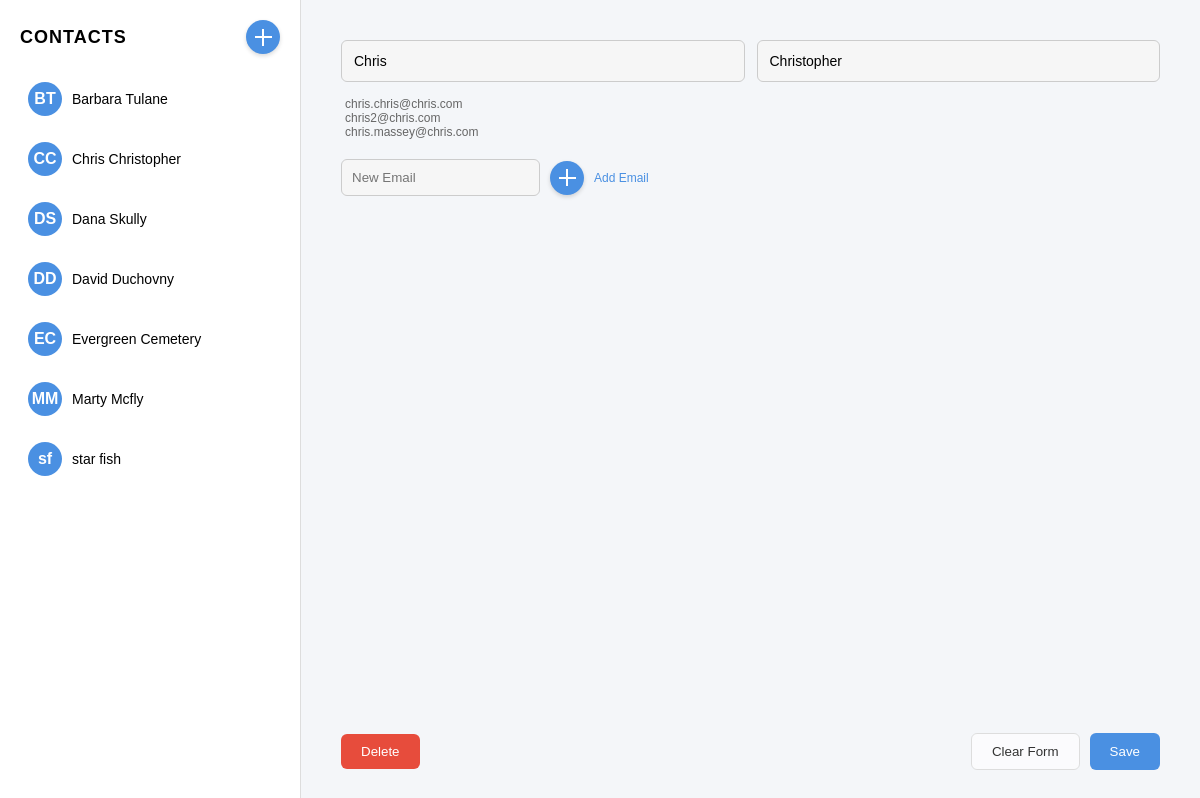
The app's page /contact/3/ with its own data.
### address_book/models.py (models this page shows, shortened)
class Contact(models.Model):
    first_name = models.CharField(max_length=100)
    last_name = models.CharField(max_length=100)

class Email(models.Model):
    contact = models.ForeignKey(Contact, on_delete=models.CASCADE, related_name="emails")
    email = models.EmailField()

### address_book/views.py (the view, shortened to what this page needs)
# urls.py: path('', views.address_book_view, name='address_book'),
def address_book_view(request, contact_id=None):
    selected_contact = None
    emails = []
    if contact_id:
        selected_contact = get_object_or_404(Contact, id=contact_id)
        emails = selected_contact.emails.all()
        form = ContactForm(instance=selected_contact)
    else:
        form = ContactForm()
    contacts = Contact.objects.all().order_by("first_name", "last_name")
    return render(
        request,
        "address_book/address_book.html",
        {
            "contacts": contacts,
            "form": form,
            "selected_contact": selected_contact,
            "emails": emails,
        },
    )

### address_book/forms.py
class ContactForm(forms.ModelForm):
    email = forms.EmailField(required=False)
    class Meta:
        model = Contact
        fields = ['first_name', 'last_name', 'email']

### address_book/templates/address_book/address_book.html (shortened to what this page needs)
<!DOCTYPE html>
<html lang="en">
<head>
</head>
<body>
<div class="sidebar">
  <div class="sidebar-header">
    <h2>CONTACTS</h2>
      <button type="reset" form="contact-form" class="circle-plus" title="New Contact"></button>
  </div>
  {% for contact in contacts %}
    <a href="{% url 'contact_detail' contact.id %}" class="contact">
      <div class="contact-circle">{{ contact.first_name|slice:":1" }}{{ contact.last_name|slice:":1" }}</div>
      <div class="contact-name">{{ contact.first_name }} {{ contact.last_name }}</div>
    </a>
  {% empty %}
    <p>No contacts yet.</p>
  {% endfor %}
</div>
<form id="contact-form" method="POST" class="main">
  <div class="name-row">
    {{ form.first_name }}
    {{ form.last_name }}
  </div>
  <div class="contact-emails">
    {% for email in emails %}
      <div>{{ email.email }}</div>
    {% endfor %}
  </div>
  <div class="add-email-container">
    <input type="email" name="email" placeholder="New Email">
    {% if selected_contact %}
      <button type="submit" name="add_email" class="circle-plus"></button>
      <span class="add-email-label">Add Email</span>
    {% endif %}
  </div>
  <div class="action-buttons">
    {% if selected_contact %}
      <button type="submit" name="delete_contact" class="delete-btn">Delete</button>
    {% endif %}
    <div class="right-buttons">
      <button type="reset" class="cancel-btn">Clear Form</button>
      <button type="submit" name="save_contact" class="save-btn">Save</button>
    </div>
  </div>
</form>
</body>

### address_book/templates/address_book/address_book.html (style rules this page uses)
body { margin:0; font-family:Arial, Helvetica, sans-serif; background:#f4f6f9; display:flex; height:100vh; }
:root { --primary-blue:#4a90e2; --primary-blue-hover:#357ab8; }
.sidebar { width:260px; background:white; border-right:1px solid #ddd; padding:20px; display:flex; flex-direction:column; }
.sidebar-header { display:flex; justify-content:space-between; align-items:center; margin-bottom:20px; }
.sidebar-header h2 { font-size:18px; letter-spacing:1px; margin:0; }
.contact { display:flex; align-items:center; padding:8px; border-radius:8px; cursor:pointer; margin-bottom:10px; text-decoration:none; color:inherit; }
.contact-circle { width:34px; height:34px; border-radius:50%; background:var(--primary-blue); color:white; display:flex; align-items:center; justify-content:center; font-weight:bold; margin-right:10px; }
.contact-name { font-size:14px; }
.main { flex:1; padding:40px; position:relative; display:flex; flex-direction:column; }
.name-row { display:flex; gap:12px; margin-bottom:15px; }
.name-row input { flex:1; padding:12px; border-radius:6px; border:1px solid #ccc; background:#f6f6f6; font-size:14px; }
.name-row input::placeholder { color:#aaa; }
.contact-emails { margin-bottom:20px; font-size:12px; color:#666; margin-left:4px; }
.add-email-container { display:flex; align-items:center; gap:10px; margin-bottom:20px; }
.add-email-container input { padding:10px; border-radius:6px; border:1px solid #ccc; background:#f6f6f6; }
.add-email-label { font-size:12px; color:var(--primary-blue); font-weight:500; }
.circle-plus { width:34px; height:34px; border-radius:50%; background:var(--primary-blue); border:none; position:relative; cursor:pointer; box-shadow:0 2px 4px rgba(0,0,0,0.15); }
.circle-plus::before, .circle-plus::after { content:""; position:absolute; background:white; }
.circle-plus::before { top:50%; left:25%; right:25%; height:2px; transform:translateY(-50%); }
.circle-plus::after { left:50%; top:25%; bottom:25%; width:2px; transform:translateX(-50%); }
.action-buttons { position:absolute; bottom:30px; left:40px; right:40px; display:flex; justify-content:space-between; align-items:center; }
.delete-btn { background:#e74c3c; color:white; padding:10px 20px; border:none; border-radius:6px; cursor:pointer; }
.right-buttons { display:flex; gap:10px; }
.cancel-btn { background:rgba(255,255,255,0.6); border:1px solid #ddd; color:#333; padding:10px 20px; border-radius:6px; cursor:pointer; backdrop-filter:blur(4px); }
.save-btn { background:var(--primary-blue); color:white; padding:10px 20px; border:none; border-radius:6px; cursor:pointer; }

### records on screen
Contact: first_name "B", last_name "T", first_name "Barbara", last_name "Tulane"
Contact: first_name "C", last_name "C", first_name "Chris", last_name "Christopher"
Contact: first_name "D", last_name "S", first_name "Dana", last_name "Skully"
Contact: first_name "D", last_name "D", first_name "David", last_name "Duchovny"
Contact: first_name "E", last_name "C", first_name "Evergreen", last_name "Cemetery"
Contact: first_name "M", last_name "M", first_name "Marty", last_name "Mcfly"
Contact: first_name "s", last_name "f", first_name "star", last_name "fish"
Email: email "chris.chris@chris.com"
Email: email "chris2@chris.com"
Email: email "chris.massey@chris.com"
